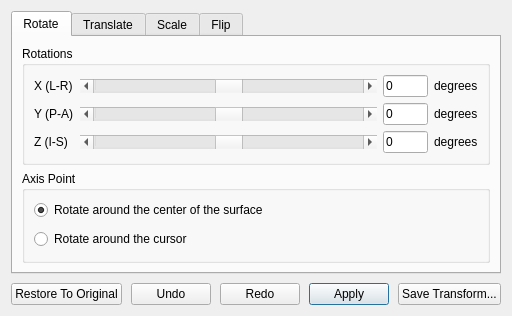
<?xml version="1.0" encoding="UTF-8"?>
<ui version="4.0">
 <class>DialogTransformSurface</class>
 <widget class="QDialog" name="DialogTransformSurface">
  <property name="geometry">
   <rect>
    <x>0</x>
    <y>0</y>
    <width>527</width>
    <height>332</height>
   </rect>
  </property>
  <property name="windowTitle">
   <string>Transform Surface</string>
  </property>
  <layout class="QVBoxLayout" name="verticalLayout_2">
   <property name="spacing">
    <number>9</number>
   </property>
   <property name="sizeConstraint">
    <enum>QLayout::SetFixedSize</enum>
   </property>
   <item>
    <widget class="QTabWidget" name="tabWidget">
     <property name="currentIndex">
      <number>0</number>
     </property>
     <widget class="QWidget" name="tabRotate">
      <attribute name="title">
       <string>Rotate</string>
      </attribute>
      <layout class="QVBoxLayout" name="verticalLayout_3">
       <property name="sizeConstraint">
        <enum>QLayout::SetDefaultConstraint</enum>
       </property>
       <item>
        <widget class="QGroupBox" name="groupBox">
         <property name="title">
          <string>Rotations</string>
         </property>
         <layout class="QGridLayout" name="gridLayout" columnstretch="0,1,0,0">
          <property name="horizontalSpacing">
           <number>6</number>
          </property>
          <item row="2" column="1">
           <widget class="QScrollBar" name="scrollBarRotateZ">
            <property name="minimum">
             <number>-360</number>
            </property>
            <property name="maximum">
             <number>360</number>
            </property>
            <property name="pageStep">
             <number>1</number>
            </property>
            <property name="orientation">
             <enum>Qt::Horizontal</enum>
            </property>
           </widget>
          </item>
          <item row="0" column="1">
           <widget class="QScrollBar" name="scrollBarRotateX">
            <property name="minimum">
             <number>-360</number>
            </property>
            <property name="maximum">
             <number>360</number>
            </property>
            <property name="pageStep">
             <number>1</number>
            </property>
            <property name="orientation">
             <enum>Qt::Horizontal</enum>
            </property>
           </widget>
          </item>
          <item row="2" column="3">
           <widget class="QLabel" name="label_10">
            <property name="enabled">
             <bool>true</bool>
            </property>
            <property name="text">
             <string>degrees</string>
            </property>
           </widget>
          </item>
          <item row="0" column="2">
           <widget class="QLineEdit" name="lineEditRotateX">
            <property name="maximumSize">
             <size>
              <width>45</width>
              <height>16777215</height>
             </size>
            </property>
            <property name="text">
             <string>0</string>
            </property>
           </widget>
          </item>
          <item row="2" column="2">
           <widget class="QLineEdit" name="lineEditRotateZ">
            <property name="enabled">
             <bool>true</bool>
            </property>
            <property name="maximumSize">
             <size>
              <width>45</width>
              <height>16777215</height>
             </size>
            </property>
            <property name="text">
             <string>0</string>
            </property>
           </widget>
          </item>
          <item row="1" column="2">
           <widget class="QLineEdit" name="lineEditRotateY">
            <property name="enabled">
             <bool>true</bool>
            </property>
            <property name="maximumSize">
             <size>
              <width>45</width>
              <height>16777215</height>
             </size>
            </property>
            <property name="text">
             <string>0</string>
            </property>
           </widget>
          </item>
          <item row="2" column="0">
           <widget class="QLabel" name="label_21">
            <property name="text">
             <string>Z (I-S)</string>
            </property>
           </widget>
          </item>
          <item row="1" column="3">
           <widget class="QLabel" name="label_9">
            <property name="enabled">
             <bool>true</bool>
            </property>
            <property name="text">
             <string>degrees</string>
            </property>
           </widget>
          </item>
          <item row="1" column="1">
           <widget class="QScrollBar" name="scrollBarRotateY">
            <property name="minimum">
             <number>-360</number>
            </property>
            <property name="maximum">
             <number>360</number>
            </property>
            <property name="pageStep">
             <number>1</number>
            </property>
            <property name="orientation">
             <enum>Qt::Horizontal</enum>
            </property>
           </widget>
          </item>
          <item row="0" column="3">
           <widget class="QLabel" name="label_8">
            <property name="text">
             <string>degrees</string>
            </property>
           </widget>
          </item>
          <item row="0" column="0">
           <widget class="QLabel" name="label_19">
            <property name="text">
             <string>X (L-R)</string>
            </property>
           </widget>
          </item>
          <item row="1" column="0">
           <widget class="QLabel" name="label_20">
            <property name="text">
             <string>Y (P-A)</string>
            </property>
           </widget>
          </item>
         </layout>
        </widget>
       </item>
       <item>
        <widget class="QGroupBox" name="groupBoxAxis">
         <property name="title">
          <string>Axis Point</string>
         </property>
         <layout class="QVBoxLayout" name="verticalLayout">
          <property name="spacing">
           <number>9</number>
          </property>
          <item>
           <widget class="QRadioButton" name="radioButtonAroundCenter">
            <property name="text">
             <string>Rotate around the center of the surface</string>
            </property>
            <property name="checked">
             <bool>true</bool>
            </property>
           </widget>
          </item>
          <item>
           <widget class="QRadioButton" name="radioButtonAroundCursor">
            <property name="text">
             <string>Rotate around the cursor</string>
            </property>
            <property name="checked">
             <bool>false</bool>
            </property>
           </widget>
          </item>
         </layout>
        </widget>
       </item>
      </layout>
     </widget>
     <widget class="QWidget" name="tabTranslate">
      <attribute name="title">
       <string>Translate</string>
      </attribute>
      <layout class="QVBoxLayout" name="verticalLayout_5">
       <item>
        <layout class="QGridLayout" name="gridLayout_2" columnstretch="0,1,0">
         <property name="horizontalSpacing">
          <number>8</number>
         </property>
         <item row="0" column="0">
          <widget class="QLabel" name="label_2">
           <property name="text">
            <string>X (L-R)</string>
           </property>
          </widget>
         </item>
         <item row="0" column="1">
          <widget class="QScrollBar" name="scrollBarTranslateX">
           <property name="minimum">
            <number>0</number>
           </property>
           <property name="maximum">
            <number>1000</number>
           </property>
           <property name="pageStep">
            <number>1</number>
           </property>
           <property name="value">
            <number>500</number>
           </property>
           <property name="orientation">
            <enum>Qt::Horizontal</enum>
           </property>
          </widget>
         </item>
         <item row="0" column="2">
          <widget class="QLineEdit" name="lineEditTranslateX">
           <property name="maximumSize">
            <size>
             <width>65</width>
             <height>16777215</height>
            </size>
           </property>
           <property name="text">
            <string>0</string>
           </property>
          </widget>
         </item>
         <item row="1" column="0">
          <widget class="QLabel" name="label_3">
           <property name="text">
            <string>Y (P-A)</string>
           </property>
          </widget>
         </item>
         <item row="1" column="1">
          <widget class="QScrollBar" name="scrollBarTranslateY">
           <property name="maximum">
            <number>1000</number>
           </property>
           <property name="pageStep">
            <number>1</number>
           </property>
           <property name="value">
            <number>500</number>
           </property>
           <property name="orientation">
            <enum>Qt::Horizontal</enum>
           </property>
          </widget>
         </item>
         <item row="1" column="2">
          <widget class="QLineEdit" name="lineEditTranslateY">
           <property name="maximumSize">
            <size>
             <width>65</width>
             <height>16777215</height>
            </size>
           </property>
           <property name="text">
            <string>0</string>
           </property>
          </widget>
         </item>
         <item row="2" column="0">
          <widget class="QLabel" name="label_4">
           <property name="text">
            <string>Z (I-S)</string>
           </property>
          </widget>
         </item>
         <item row="2" column="1">
          <widget class="QScrollBar" name="scrollBarTranslateZ">
           <property name="maximum">
            <number>1000</number>
           </property>
           <property name="pageStep">
            <number>1</number>
           </property>
           <property name="value">
            <number>500</number>
           </property>
           <property name="orientation">
            <enum>Qt::Horizontal</enum>
           </property>
          </widget>
         </item>
         <item row="2" column="2">
          <widget class="QLineEdit" name="lineEditTranslateZ">
           <property name="maximumSize">
            <size>
             <width>65</width>
             <height>16777215</height>
            </size>
           </property>
           <property name="text">
            <string>0</string>
           </property>
          </widget>
         </item>
        </layout>
       </item>
       <item>
        <layout class="QHBoxLayout" name="horizontalLayout_5">
         <item>
          <spacer name="horizontalSpacer_9">
           <property name="orientation">
            <enum>Qt::Horizontal</enum>
           </property>
           <property name="sizeHint" stdset="0">
            <size>
             <width>40</width>
             <height>20</height>
            </size>
           </property>
          </spacer>
         </item>
         <item>
          <widget class="QPushButton" name="pushButtonCenterToCursor">
           <property name="text">
            <string>Move Center to Current Cursor Location</string>
           </property>
           <property name="autoDefault">
            <bool>false</bool>
           </property>
          </widget>
         </item>
         <item>
          <spacer name="horizontalSpacer_8">
           <property name="orientation">
            <enum>Qt::Horizontal</enum>
           </property>
           <property name="sizeHint" stdset="0">
            <size>
             <width>40</width>
             <height>20</height>
            </size>
           </property>
          </spacer>
         </item>
        </layout>
       </item>
       <item>
        <spacer name="verticalSpacer_2">
         <property name="orientation">
          <enum>Qt::Vertical</enum>
         </property>
         <property name="sizeHint" stdset="0">
          <size>
           <width>0</width>
           <height>0</height>
          </size>
         </property>
        </spacer>
       </item>
      </layout>
     </widget>
     <widget class="QWidget" name="tabScale">
      <attribute name="title">
       <string>Scale</string>
      </attribute>
      <layout class="QVBoxLayout" name="verticalLayout_6">
       <item>
        <layout class="QGridLayout" name="gridLayout_3" columnstretch="0,1,0">
         <property name="horizontalSpacing">
          <number>8</number>
         </property>
         <property name="verticalSpacing">
          <number>6</number>
         </property>
         <item row="0" column="0">
          <widget class="QLabel" name="label_5">
           <property name="text">
            <string>X (L-R)</string>
           </property>
          </widget>
         </item>
         <item row="0" column="1">
          <widget class="QScrollBar" name="scrollBarScaleX">
           <property name="maximum">
            <number>400</number>
           </property>
           <property name="pageStep">
            <number>1</number>
           </property>
           <property name="value">
            <number>200</number>
           </property>
           <property name="orientation">
            <enum>Qt::Horizontal</enum>
           </property>
          </widget>
         </item>
         <item row="0" column="2">
          <widget class="QLineEdit" name="lineEditScaleX">
           <property name="maximumSize">
            <size>
             <width>65</width>
             <height>16777215</height>
            </size>
           </property>
           <property name="text">
            <string>1</string>
           </property>
          </widget>
         </item>
         <item row="1" column="0">
          <widget class="QLabel" name="label_6">
           <property name="text">
            <string>Y (P-A)</string>
           </property>
          </widget>
         </item>
         <item row="1" column="1">
          <widget class="QScrollBar" name="scrollBarScaleY">
           <property name="maximum">
            <number>400</number>
           </property>
           <property name="pageStep">
            <number>1</number>
           </property>
           <property name="value">
            <number>200</number>
           </property>
           <property name="orientation">
            <enum>Qt::Horizontal</enum>
           </property>
          </widget>
         </item>
         <item row="1" column="2">
          <widget class="QLineEdit" name="lineEditScaleY">
           <property name="maximumSize">
            <size>
             <width>65</width>
             <height>16777215</height>
            </size>
           </property>
           <property name="text">
            <string>1</string>
           </property>
          </widget>
         </item>
         <item row="2" column="0">
          <widget class="QLabel" name="label_7">
           <property name="text">
            <string>Z (I-S)</string>
           </property>
          </widget>
         </item>
         <item row="2" column="1">
          <widget class="QScrollBar" name="scrollBarScaleZ">
           <property name="maximum">
            <number>400</number>
           </property>
           <property name="pageStep">
            <number>1</number>
           </property>
           <property name="value">
            <number>200</number>
           </property>
           <property name="orientation">
            <enum>Qt::Horizontal</enum>
           </property>
          </widget>
         </item>
         <item row="2" column="2">
          <widget class="QLineEdit" name="lineEditScaleZ">
           <property name="maximumSize">
            <size>
             <width>65</width>
             <height>16777215</height>
            </size>
           </property>
           <property name="text">
            <string>1</string>
           </property>
          </widget>
         </item>
        </layout>
       </item>
       <item>
        <spacer name="verticalSpacer_3">
         <property name="orientation">
          <enum>Qt::Vertical</enum>
         </property>
         <property name="sizeHint" stdset="0">
          <size>
           <width>0</width>
           <height>0</height>
          </size>
         </property>
        </spacer>
       </item>
      </layout>
     </widget>
     <widget class="QWidget" name="tabFlip">
      <attribute name="title">
       <string>Flip</string>
      </attribute>
      <layout class="QGridLayout" name="gridLayout_5">
       <item row="0" column="0">
        <widget class="QCheckBox" name="checkBoxFlipX">
         <property name="text">
          <string>Flip X (L-R)</string>
         </property>
        </widget>
       </item>
       <item row="0" column="1">
        <spacer name="horizontalSpacer_10">
         <property name="orientation">
          <enum>Qt::Horizontal</enum>
         </property>
         <property name="sizeHint" stdset="0">
          <size>
           <width>348</width>
           <height>18</height>
          </size>
         </property>
        </spacer>
       </item>
       <item row="3" column="1">
        <spacer name="verticalSpacer">
         <property name="orientation">
          <enum>Qt::Vertical</enum>
         </property>
         <property name="sizeHint" stdset="0">
          <size>
           <width>20</width>
           <height>40</height>
          </size>
         </property>
        </spacer>
       </item>
       <item row="1" column="0">
        <widget class="QCheckBox" name="checkBoxFlipY">
         <property name="text">
          <string>Flip Y (P-A)</string>
         </property>
        </widget>
       </item>
       <item row="2" column="0">
        <widget class="QCheckBox" name="checkBoxFlipZ">
         <property name="text">
          <string>Flip Z (I-S)</string>
         </property>
        </widget>
       </item>
      </layout>
     </widget>
    </widget>
   </item>
   <item>
    <layout class="QHBoxLayout" name="horizontalLayout">
     <item>
      <widget class="QPushButton" name="pushButtonRestore">
       <property name="text">
        <string>Restore To Original</string>
       </property>
       <property name="autoDefault">
        <bool>false</bool>
       </property>
      </widget>
     </item>
     <item>
      <widget class="QPushButton" name="pushButtonUndo">
       <property name="text">
        <string>Undo</string>
       </property>
       <property name="autoDefault">
        <bool>false</bool>
       </property>
      </widget>
     </item>
     <item>
      <widget class="QPushButton" name="pushButtonRedo">
       <property name="text">
        <string>Redo</string>
       </property>
       <property name="autoDefault">
        <bool>false</bool>
       </property>
      </widget>
     </item>
     <item>
      <spacer name="horizontalSpacer">
       <property name="orientation">
        <enum>Qt::Horizontal</enum>
       </property>
       <property name="sizeHint" stdset="0">
        <size>
         <width>0</width>
         <height>0</height>
        </size>
       </property>
      </spacer>
     </item>
     <item>
      <widget class="QPushButton" name="pushButtonApply">
       <property name="text">
        <string>Apply</string>
       </property>
       <property name="default">
        <bool>true</bool>
       </property>
      </widget>
     </item>
     <item>
      <widget class="QPushButton" name="pushButtonSaveReg">
       <property name="text">
        <string>Save Transform...</string>
       </property>
       <property name="autoDefault">
        <bool>false</bool>
       </property>
      </widget>
     </item>
    </layout>
   </item>
  </layout>
 </widget>
 <resources/>
 <connections/>
</ui>
